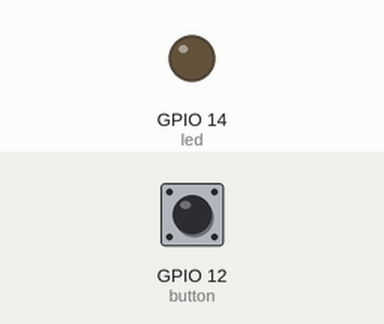
Recording of a program running on a simulated ESP8266 board running MicroPython. Shown: output pins drawn as LEDs (lit = HIGH). The inputs (shaded band) are chosen by the test bench; at power-on: GPIO 12 (button) LOW.

Above: at 1.2 s.
1.3 s: GPIO 12 (button) pulled HIGH for 0.3 s
At 2.4 s:
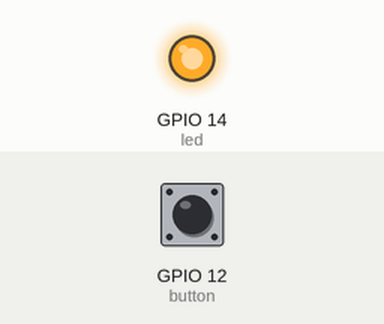
3.1 s: GPIO 12 (button) pulled HIGH for 1 s
At 4.3 s:
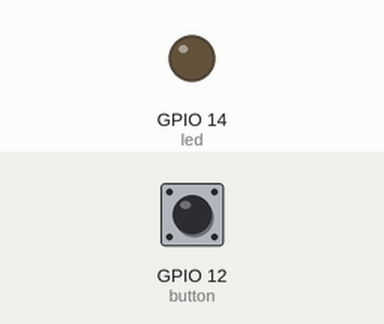
5.6 s: GPIO 12 (button) pulled HIGH for 3.2 s
At 6.3 s:
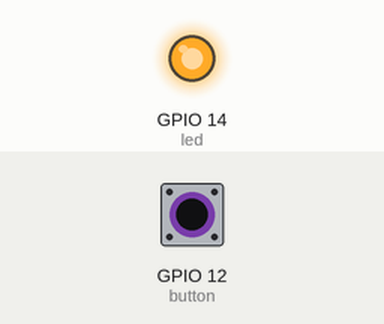
Timing chart, 0 to 8.6 s (numbered marks = the images above; inputs shaded):
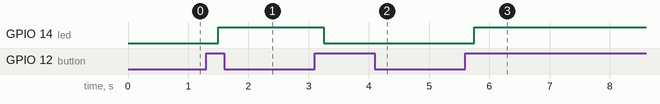

The program:

main.py
```python
import machine
from time import sleep

led = machine.Pin(14, machine.Pin.OUT)
button = machine.Pin(12, machine.Pin.IN)


def main():
    prev_input = 1  # Set start to 1 for ESP8266

    while True:
        current_value = button.value()
        if (not prev_input) and current_value:
            led.value(not led.value())

        prev_input = current_value
        sleep(0.25)


if __name__ == '__main__':
    main()
```

Measured:
- after the input at 1.3 s, GPIO 14 (led): LOW → HIGH after 0.20 s
- after the input at 3.1 s, GPIO 14 (led): HIGH → LOW after 0.15 s
- after the input at 5.6 s, GPIO 14 (led): LOW → HIGH after 0.15 s
